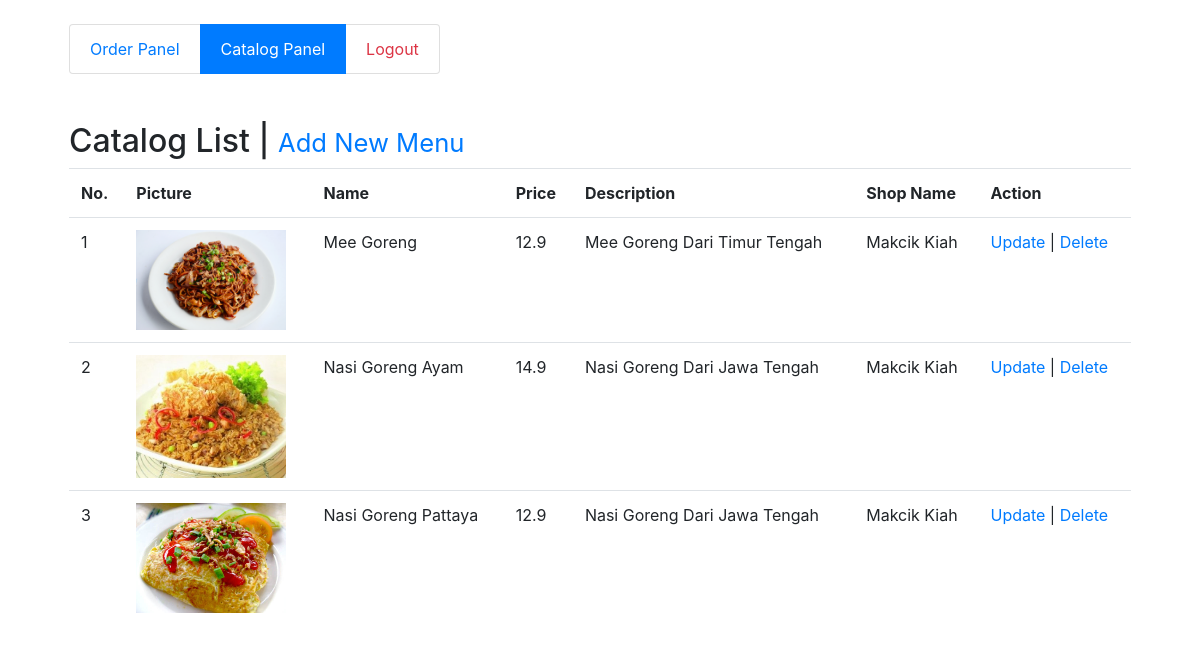
The app's page /shop/pnl_catalog.php (signed in) with its own data.
### tables this page shows
CREATE TABLE `fds_ctlog` (
  `ctlog_id` int(11) NOT NULL,
  `ctlog_usrdt_id` int(11) DEFAULT NULL,
  `ctlog_nme` varchar(50) DEFAULT NULL,
  `ctlog_prc` double DEFAULT NULL,
  `ctlog_desc` varchar(500) DEFAULT NULL,
  `ctlog_shp` varchar(50) DEFAULT NULL,
  `ctlog_img` varchar(100) DEFAULT NULL,
  `ctlog_log` varchar(50) DEFAULT NULL
);

### db.php (called while the page is built, shortened)
<?php
function encryptIt( $q ) {
	$key = 'HqE0luoquf';
	return base64_encode(base64_encode($key.$q));
}
?>

### shop/pnl_catalog.php (the view, shortened to what this page needs)
<?php
include ('../db.php');
$usr_id = $_SESSION['sess_id'];
?>
<!DOCTYPE html>
<html>
<head>
	<link rel="stylesheet" href="../bootstrap/css/all.min.css">
	<link rel="stylesheet" href="../bootstrap/css/bootstrap.min.css">
</head>
<body>
	<div class="container">
		<div class="row p-4">
			<div class="col">
				<ul class="list-group list-group-horizontal">
					<li class="list-group-item"><a href="pnl_order">Order Panel</a></li>
					<li class="list-group-item active"><a href="#" class=" text-white">Catalog Panel</a></li>
					<li class="list-group-item"><a href="../action?act=lgout" class="text-danger">Logout</a></li>
				</ul>
			</div>
		</div>
		<div class="row p-4  text-capitalize">
			<div class="col">
				<h2>catalog list | <small><a href="pnl_catalog_update?act=addctlog&id=null">add new menu</a> </small></h2>
				<table class="table">
					<tr>
						<th>no.</th>
						<th>picture</th>
						<th>name</th>
						<th>price</th>
						<th>description</th>
						<th>shop name</th>
						<th>action</th>
					</tr>
					<?php
					$query = "SELECT * from fds_ctlog WHERE ctlog_usrdt_id = '$usr_id'";
					$result = mysqli_query($conn, $query);
					$count = 1;
					if (mysqli_num_rows($result) > 0) {
						while($row = mysqli_fetch_assoc($result)){
							echo '<tr>';
							echo '<td>' . $count++ . '</td>';
							echo '<td><img class="img-fluid" width="150" src="../img/menu/'. $row['ctlog_img'] .'" alt="no image"></td>';
							echo '<td>' . $row['ctlog_nme'] . '</td>';
							echo '<td>' . $row['ctlog_prc'] . '</td>';
							echo '<td>' . $row['ctlog_desc'] . '</td>';
							echo '<td>' . $row['ctlog_shp'] . '</td>';
							echo '<td><a href="pnl_catalog_update?act=upctlog&id=' . encryptIt($row['ctlog_id']) . '">Update</a> | <a href="pnl_catalog_update?act=delctlog&id=' . encryptIt($row['ctlog_id']) . '">Delete</a></td>';
							echo '</tr>';
						}
					}
					?>
				</table>
			</div>
		</div>
	</div>
</body>
</html>

### records on screen
fds_ctlog: ctlog_img (picture), ctlog_nme "Mee Goreng", ctlog_prc "12.9", ctlog_desc "Mee Goreng Dari Timur Tengah", ctlog_shp "Makcik Kiah"
fds_ctlog: ctlog_img (picture), ctlog_nme "Nasi Goreng Ayam", ctlog_prc "14.9", ctlog_desc "Nasi Goreng Dari Jawa Tengah", ctlog_shp "Makcik Kiah"
fds_ctlog: ctlog_img (picture), ctlog_nme "Nasi Goreng Pattaya", ctlog_prc "12.9", ctlog_desc "Nasi Goreng Dari Jawa Tengah", ctlog_shp "Makcik Kiah"
